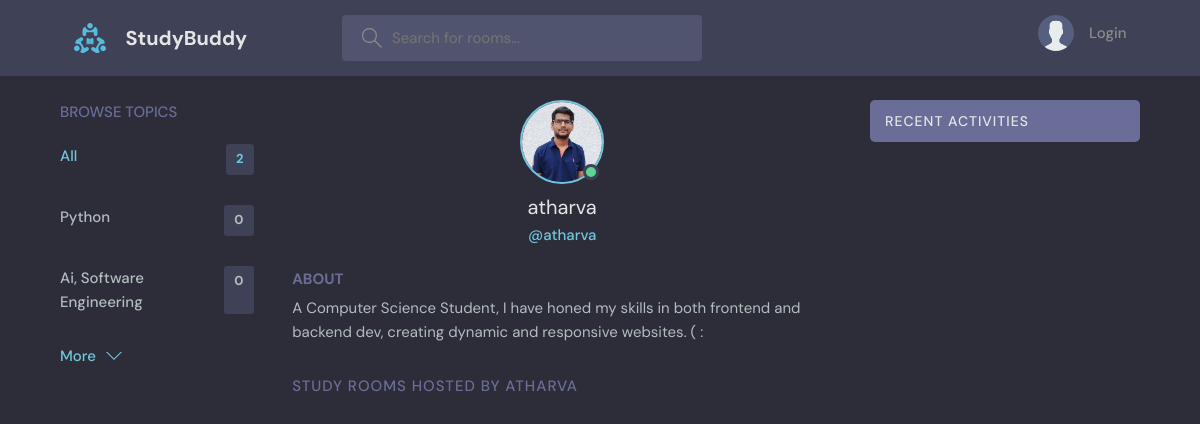
The app's page /profile/1/, older data.
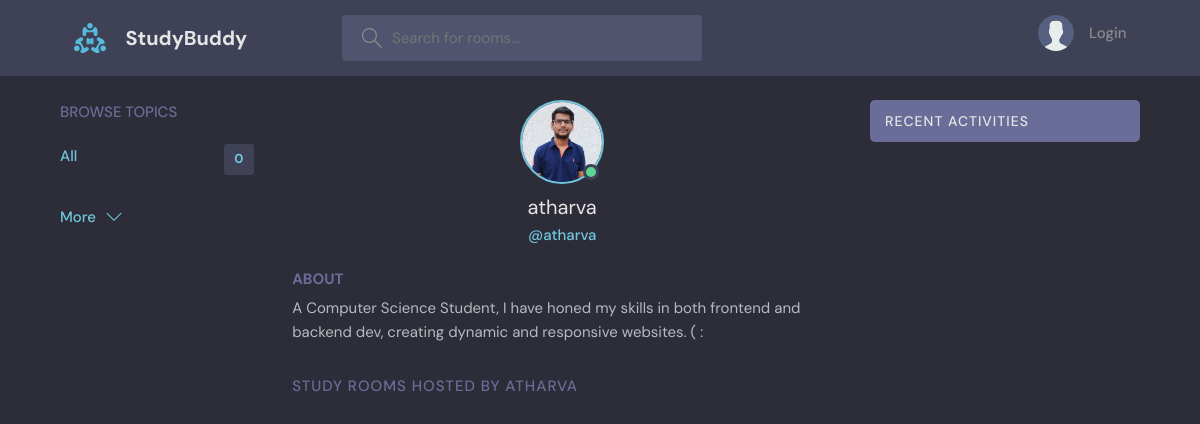
The same page, newer data.
### base/models.py (models this page shows, shortened)
class Topic(models.Model):
    name = models.CharField(max_length=200)

### base/views.py (the view)
# urls.py: path('profile/<str:pk>/', views.userProfile, name="user-profile"),
def userProfile(request, pk):
    user = User.objects.get(id=pk)
    rooms = user.room_set.all()
    room_messages = user.message_set.all()
    topics = Topic.objects.all()
    context = {'user':user,'room':rooms, 'room_messages': room_messages, 'topics':topics}
    return render(request, 'base/profile.html', context)

### base/templates/base/profile.html (shortened to what this page needs)
{% extends 'main.html' %}
{% block content %}
  <main class="profile-page layout layout--3">
    <div class="container">
       {% include 'base/topics_component.html' %}
      <div class="roomList">
        <div class="profile">
          <div class="profile__avatar">
            <div class="avatar avatar--large active">
              <img src="{{user.avatar.url}}" />
            </div>
          </div>
          <div class="profile__info">
            <h3>{{user.username}}</h3>
            <p>@{{user.username}}</p>
          </div>
          <div class="profile__about">
            <h3>About</h3>
            <p>
              {{user.bio}}
            </p>
          </div>
        </div>
        <div class="roomList__header">
          <div>
            <h2>Study Rooms Hosted by {{user.username}}
            </h2>
          </div>
        </div>
      </div>
       {% include 'base/activity_component.html' %}
    </div>
  </main>
{% endblock content %}

### base/templates/base/topics_component.html
<div class="topics">
          <div class="topics__header">
            <h2>Browse Topics</h2>
          </div>
          <ul class="topics__list">
            <li>
              <a href="{% url 'home' %}" class="active">All <span>{{topics.count}}</span></a>
            </li>
               {% for topic in topics %}
            <li>
              <a href="{% url 'home' %}?q={{topic.name}}">{{topic.name}} <span>{{topic.room_set.all.count}}</span></a>
            </li>
              {% endfor %}
          </ul>
          <a class="btn btn--link" href="{% url 'topics' %}">
            More
            <svg version="1.1" xmlns="http://www.w3.org/2000/svg" width="32" height="32" viewBox="0 0 32 32">
              <title>chevron-down</title>
              <path d="M16 21l-13-13h-3l16 16 16-16h-3l-13 13z"></path>
            </svg>
          </a>
        </div>

Row changes from the older to the newer data that the page shows:
removed Topic: name "Python", room_set.all.count "0"
removed Topic: name "Ai, Software Engineering", room_set.all.count "0"
Text that changed along with them:
{{ topics.count }}: "2" → "0"
